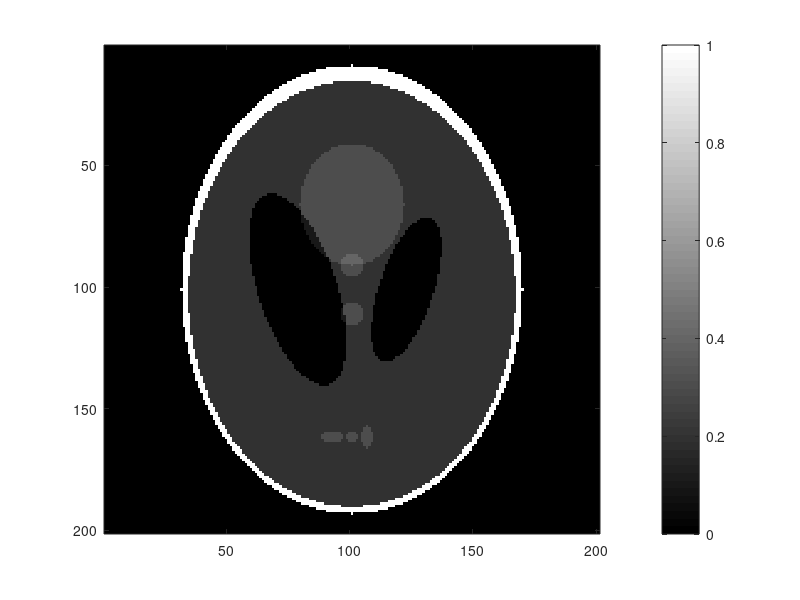

Here is the MATLAB script that generated this plot: (Note: this script raises an error after producing the figure.)
% BMEN E4984 Biomedical Imaging Project
%
% CT image reconstruction using Direct Fourier Reconstruction
theta=0:179;    %projection angles
image_dim=201;
A = phantom (image_dim);
figure(1);imagesc(A);colormap(gray);colorbar
[dimx dimy]=size(A);
Npix=203;
Arad= radon (A,theta); % each column in Arad is the radon transform at one angle theta
[Nbeam Nangle]=size(Arad);

Z=zeros(size(Arad));
for i=1:Nangle
    ft1d=fftshift(fft(ifftshift(Arad(:,i))));
    Z(:,i)=ft1d;
end


ZI=interpol(theta,Z,Npix);
imagesc(log(abs(ZI)));

% ift=real(ifftshift(ifft2(ifftshift(ZI))));
% result=ImageCrop(ift,image_dim);
% figure(2)
% imagesc(result)
% colormap(gray);colorbar
